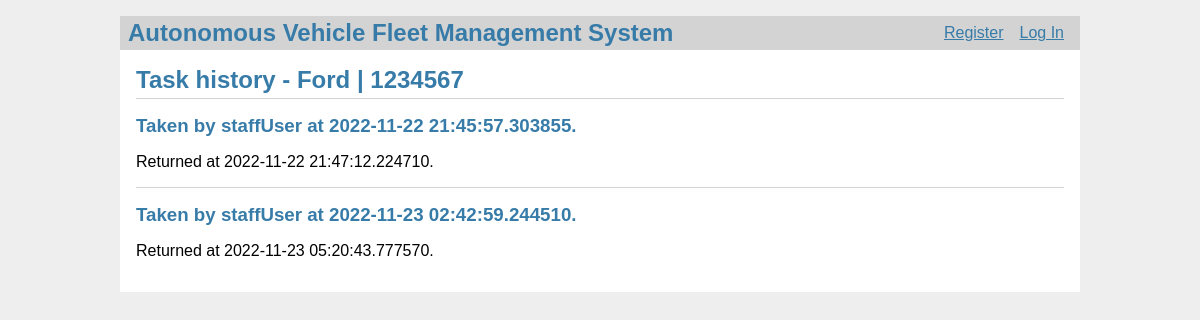
Page /vehicles/task_history?vid=1 on the earlier database version.
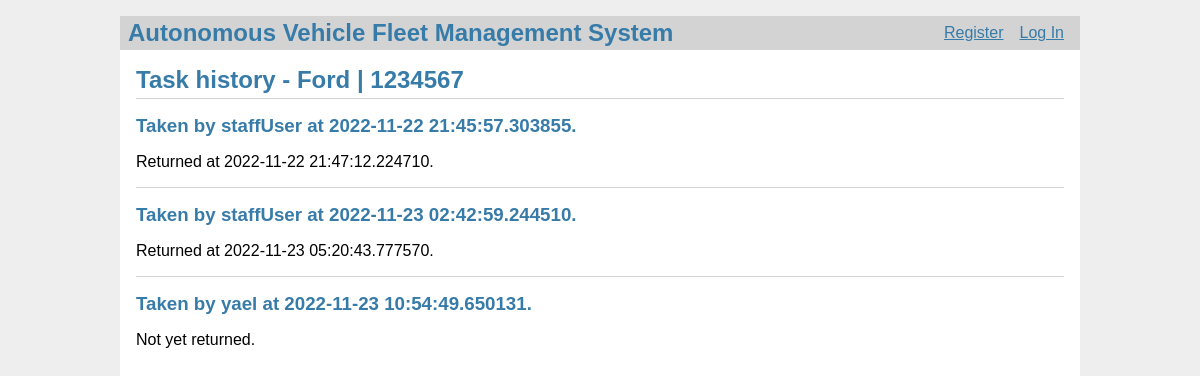
Same page on the later database version.
### models.py (models this page shows, shortened)
class VehicleTask(db.Model):
    id = db.Column(db.Integer, primary_key=True)
    vehicle_id = db.Column(db.Integer, nullable=False)
    user_id = db.Column(db.Integer, nullable=False)
    completed = db.Column(db.Boolean, unique=False,
                          nullable=False, default=False)
    start_time = db.Column(db.DateTime, nullable=False)
    end_time = db.Column(db.DateTime, nullable=True)

class User(db.Model):
    id = db.Column(db.Integer, primary_key=True)
    username = db.Column(db.String(80), unique=True, nullable=False)
    password = db.Column(db.String(80), unique=True, nullable=False)
    role = db.Column(db.String(80), unique=False, nullable=False)

### vehicles.py (the view)
@bp.route('/task_history', methods=('GET', 'POST'))
def task_history():
    vid = request.args.get('vid')
    vehicle = Vehicle.query.filter_by(id=vid).first()
    tasks = VehicleTask.query.filter_by(vehicle_id=vid).all()
    users = {
        user.id: user for user in
        User.query.filter(User.id.in_(
            [task.user_id for task in tasks]
        )).all()
    }
    return render_template('vehicles/task_history.html', vehicle=vehicle, tasks=tasks, users=users)

### auth.py (called while the page is built)
@bp.before_app_request
def load_logged_in_user():
    user_id = session.get('user_id')
    if user_id is None:
        g.user = None
    else:
        g.user = User.query.filter_by(id=user_id).first()

### templates/vehicles/task_history.html (shortened to what this page needs)
{% extends 'base.html' %}
{% block header %}
<h1>Task history - {% block title %}{{ vehicle.manufacturer }} | {{ vehicle.license_plate_number }}{% endblock %}</h1>
{% endblock %}
{% block content %}
{% for t in tasks %}
<article class="task">
    <header>
        <div>
            <h1>Taken by {{ users[t.user_id].username }} at {{ t.start_time }}.</h1>
            {% if t.end_time %}
            <p>Returned at {{ t.end_time }}.</p>
            {% else %}
            <p>Not yet returned.</p>
            {% endif %}
        </div>
    </header>
</article>
{% if not loop.last %}
<hr>
{% endif %}
{% endfor %}
{% endblock %}

Differences in the rows shown:
added VehicleTask: start_time "2022-11-23 10:54:49.650131", shows "Not yet returned."
added User: username "yael"
